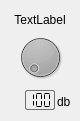
<?xml version="1.0" encoding="UTF-8"?>
<ui version="4.0">
 <class>FXDial</class>
 <widget class="QWidget" name="FXDial">
  <property name="geometry">
   <rect>
    <x>0</x>
    <y>0</y>
    <width>80</width>
    <height>121</height>
   </rect>
  </property>
  <property name="sizePolicy">
   <sizepolicy hsizetype="Preferred" vsizetype="Preferred">
    <horstretch>0</horstretch>
    <verstretch>0</verstretch>
   </sizepolicy>
  </property>
  <property name="windowTitle">
   <string>Form</string>
  </property>
  <widget class="CustomDial" name="dial">
   <property name="geometry">
    <rect>
     <x>15</x>
     <y>32</y>
     <width>51</width>
     <height>51</height>
    </rect>
   </property>
   <property name="cursor">
    <cursorShape>PointingHandCursor</cursorShape>
   </property>
   <property name="styleSheet">
    <string notr="true">background-color: #707070; color: #00FFFF; qproperty-knobMargin: 20px;</string>
   </property>
  </widget>
  <widget class="QLabel" name="title">
   <property name="geometry">
    <rect>
     <x>0</x>
     <y>5</y>
     <width>80</width>
     <height>30</height>
    </rect>
   </property>
   <property name="styleSheet">
    <string notr="true">QLabel { border: 0px; }</string>
   </property>
   <property name="text">
    <string>TextLabel</string>
   </property>
   <property name="alignment">
    <set>Qt::AlignCenter</set>
   </property>
  </widget>
  <widget class="QLCDNumber" name="value">
   <property name="geometry">
    <rect>
     <x>25</x>
     <y>90</y>
     <width>30</width>
     <height>20</height>
    </rect>
   </property>
   <property name="styleSheet">
    <string notr="true">border: 1px solid #707070;
border-radius: 2px;</string>
   </property>
   <property name="digitCount">
    <number>3</number>
   </property>
   <property name="segmentStyle">
    <enum>QLCDNumber::Flat</enum>
   </property>
   <property name="intValue" stdset="0">
    <number>100</number>
   </property>
  </widget>
  <widget class="QLabel" name="unit">
   <property name="geometry">
    <rect>
     <x>57</x>
     <y>94</y>
     <width>49</width>
     <height>16</height>
    </rect>
   </property>
   <property name="text">
    <string>db</string>
   </property>
  </widget>
 </widget>
 <customwidgets>
  <customwidget>
   <class>CustomDial</class>
   <extends>QDial</extends>
   <header>ui/widgets/customdial.h</header>
  </customwidget>
 </customwidgets>
 <resources/>
 <connections/>
</ui>
